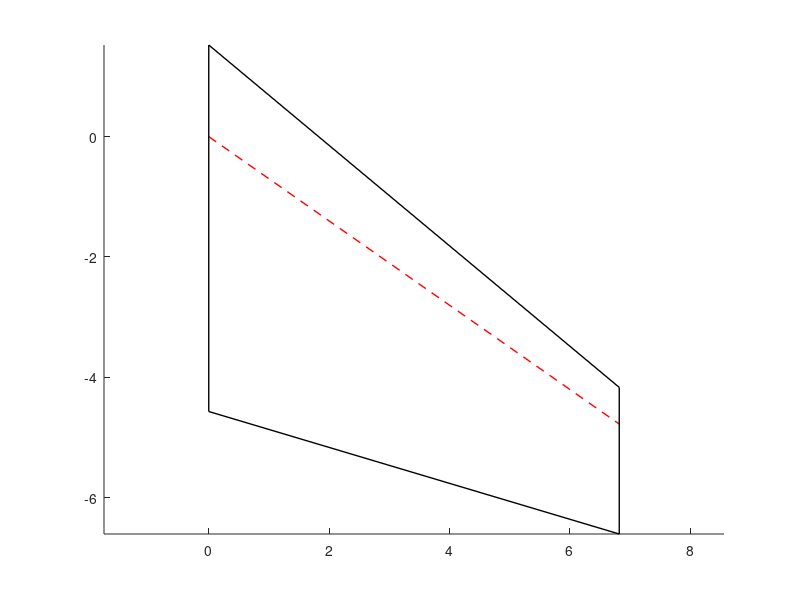

The MATLAB script that drew this image:
clear
clf
clc

% parameters
area = 29.08 * 2; % m^2
AR = 1.6;
wing_span = (area * AR * 2) ^ 0.5; % m
taper_ratio = 0.4;
quarter_chord_sweep = 35; % degrees

% simple design
total_chord = 1 + 1 / taper_ratio;
tip_chord = 2 * area / (wing_span * total_chord);
root_chord = tip_chord / taper_ratio;
qcy = -wing_span / 2 * tand(quarter_chord_sweep);
le_tip = qcy + tip_chord / 4;
te_tip = qcy - 3 * tip_chord / 4;
le_root = root_chord / 4;
te_root = -3 * root_chord / 4;

% draw the wing
figure
clf
hold on
plot([0, wing_span / 2], [0, qcy], 'r--', 'LineWidth', 1)
plot([0, wing_span / 2], [le_root, le_tip], 'k-', 'LineWidth', 1)
plot([0, wing_span / 2], [te_root, te_tip], 'k-', 'LineWidth', 1)
plot([0, 0], [le_root, te_root], 'k-', 'LineWidth', 1)
plot([wing_span / 2, wing_span / 2], [le_tip, te_tip], 'k-', 'LineWidth', 1)
axis equal
